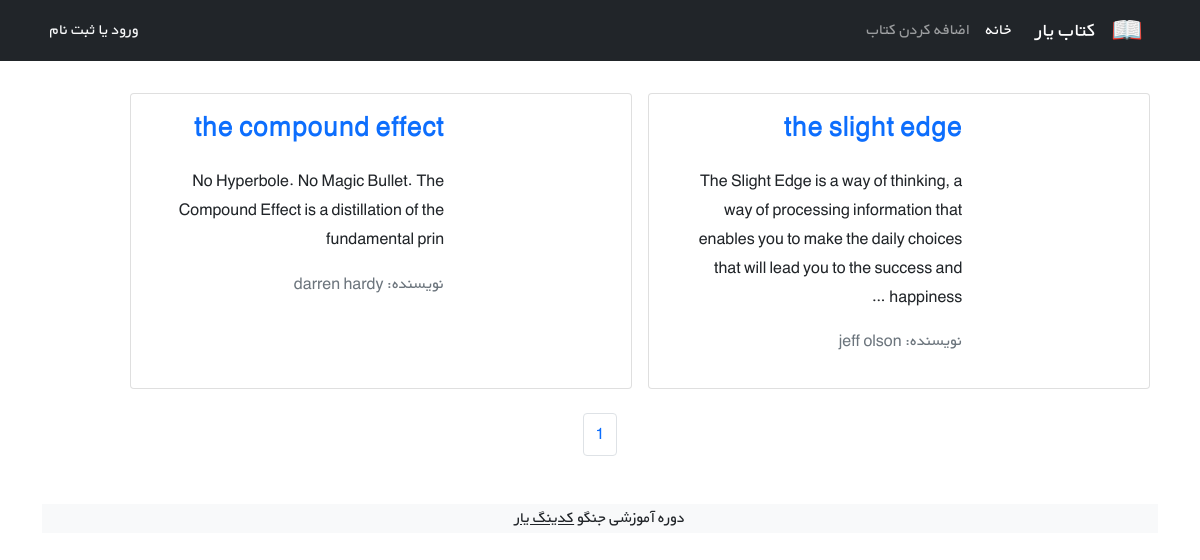
The page /books/ on the database as committed earlier.
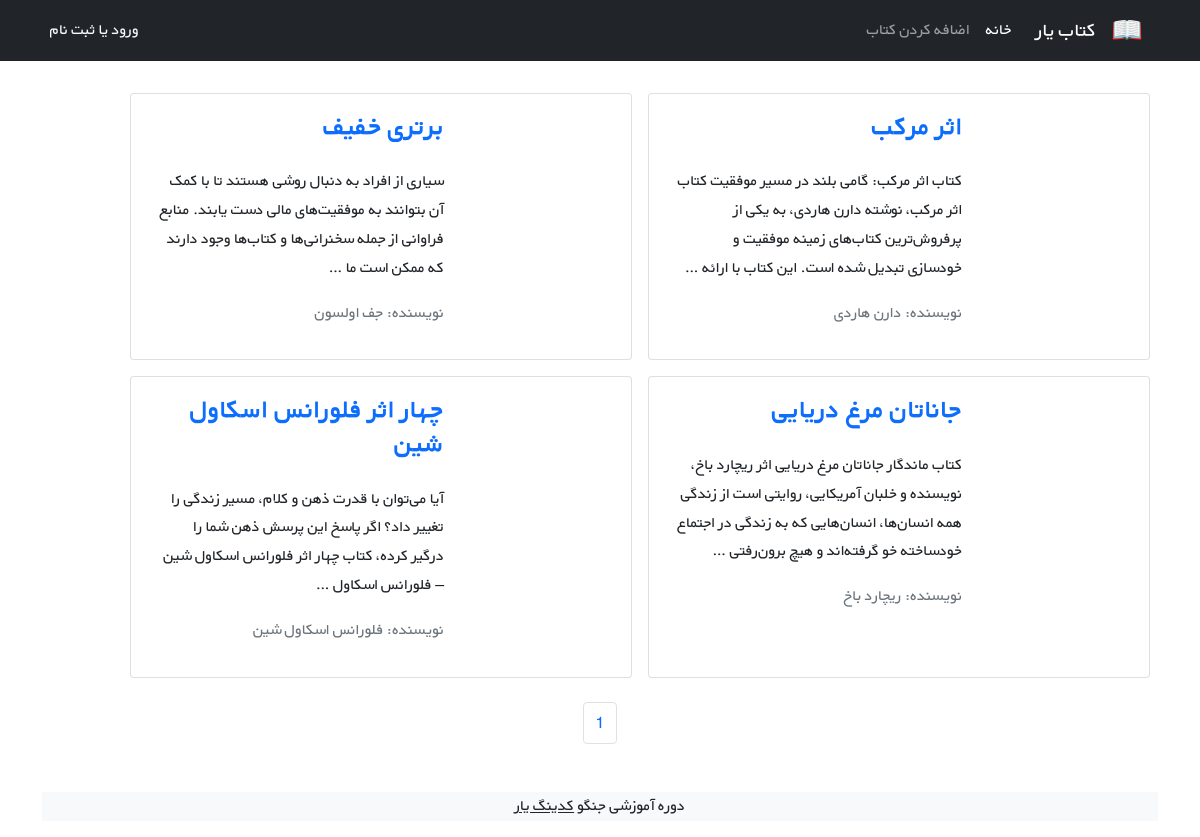
The same page on the database as committed later.
### books/models.py (models this page shows, shortened)
class Book(models.Model):
    title = models.CharField(max_length=200)
    author = models.CharField(max_length=200)
    description = models.TextField()
    price = models.DecimalField(max_digits=5, decimal_places=2)
    cover = models.ImageField(upload_to='covers/', blank=True)
    def get_absolute_url(self):
        return reverse("book_detail", args=[self.id])

### books/views.py (the view)
# urls.py: path('', views.BookListView.as_view(), name='book_list'),
class BookListView(generic.ListView):
    model = Book
    paginate_by = 6
    template_name = 'books/book_list.html'
    context_object_name = 'books'

### books/templates/books/book_list.html (shortened to what this page needs)
{% extends '_base.html' %}
{% block content %}
  <div class="container mt-4">
    <div class="row flex-row-reverse">
      {% for book in books %}
        <div class="card m-2" style="max-width: 45%">
          <div class="row g-0 h-100" dir="rtl">
            <div class="col-md-4">
            </div>
            <div class="col-md-8 h-100">
              <div class="d-flex flex-column justify-content-between h-100">
                <div class="card-body">
                  <a class="text-decoration-none" href="{{ book.get_absolute_url }}"><h3 class="card-title"><strong>{{ book.title }}</strong></h3></a>
                  <p class="card-text pt-3">{{ book.description|truncatewords:30 }}</p>
                  <p class="text-muted">نویسنده: {{ book.author }}</p>
                </div>
              </div>
            </div>
          </div>
        </div>
      {% endfor %}
    </div>
  </div>
  <nav aria-label="Page navigation">
    <ul class="pagination justify-content-center mt-3">
      <li class="page-item">
        <a class="page-link" href="#">{{ page_obj.number }}</a>
      </li>
    </ul>
  </nav>
  <footer class="bg-light text-center text-lg-start mt-5">
    <div class="text-center bg-grey">
      <p>
        دوره آموزشی جنگو <a class="text-dark" href="https://codingyar.com/" target="_blank">کدینگ یار</a>
      </p>
    </div>
  </footer>
{% endblock %}

### templates/_base.html (shortened to what this page needs)
{% load static %}
<!DOCTYPE html>
<html lang="en">
  <head>
    <link href="https://cdn.jsdelivr.net/npm/bootstrap@5.1.3/dist/css/bootstrap.min.css" rel="stylesheet" />
    <link rel="stylesheet" href="{% static 'css/style.css' %}"/>
  </head>
  <body>
    <nav class="navbar navbar-expand-lg navbar-dark bg-dark" dir="rtl">
      <div class="container">
        <a class="navbar-brand" href="#"><img src="{% static 'icons/book.png' %}" alt="" height="30" class="d-inline-block align-text-top" /></a>
        <a class="navbar-brand mx-3" href="#">کتاب یار</a>
        <div class="collapse navbar-collapse" id="navbarNavAltMarkup">
          <div class="navbar-nav">
            <a class="nav-link active" aria-current="page" href="{% url 'book_list' %}">خانه</a>
            <a class="nav-link" href="{% url 'book_create' %}">اضافه کردن کتاب</a>
          </div>
        </div>
        <div class="mx-2 text-white">
          {% if user.is_authenticated %}
            خوش آمدی {{ user.username }}
            <form action="{% url 'logout' %}" method="post">
              {% csrf_token %}
              <button class="btn btn-dark text-white" type="submit">خروج</button>
            </form>
            {% else %}
            <a class="link-light text-decoration-none" href="{% url 'login' %}">ورود</a>
            <span>
              یا
            </span>
            <a class="link-light text-decoration-none" href="{% url 'signup' %}">ثبت نام</a>
          {% endif %}
        </div>
      </div>
    </nav>
    <div class="container">
      {% block content %}
      {% endblock %}
    </div>
  </body>
</html>

### static/css/style.css (style rules this page uses)
* { font-family: 'BYekan', sans-serif; line-height: 1.8rem; }

Rows that differ between the two databases and show on the page:
removed Book: title "the slight edge", description "The Slight Edge is a way of thinking, a way of processing information that enables you to make the daily choices that will lead you to the success and happiness …", author "jeff olson"
removed Book: title "the compound effect", description "No Hyperbole. No Magic Bullet. The Compound Effect is a distillation of the fundamental prin", author "darren hardy"
added Book: title "اثر مرکب", description "کتاب اثر مرکب: گامی بلند در مسیر موفقیت کتاب اثر مرکب، نوشته‌ دارن هاردی، به یکی از پرفروش‌ترین کتاب‌های زمینه‌ موفقیت و خودسازی تبدیل شده است. این کتاب با ارائه‌ …", author "دارن هاردی"
added Book: title "برتری خفیف", description "سیاری از افراد به دنبال روشی هستند تا با کمک آن بتوانند به موفقیت‌های مالی دست یابند. منابع فراوانی از جمله سخنرانی‌ها و کتاب‌ها وجود دارند که ممکن است ما …", author "جف اولسون"
added Book: title "جاناتان مرغ دریایی", description "کتاب ماندگار جاناتان مرغ دریایی اثر ریچارد باخ، نویسنده و خلبان آمریکایی، روایتی است از زندگی همه انسان‌ها، انسان‌هایی که به زندگی در اجتماع خودساخته خو گرفته‌اند و هیچ برون‌رفتی …", author "ریچارد باخ"
added Book: title "چهار اثر فلورانس اسکاول شین", description "آیا می‌توان با قدرت ذهن و کلام، مسیر زندگی را تغییر داد؟ اگر پاسخ این پرسش ذهن شما را درگیر کرده، کتاب چهار اثر فلورانس اسکاول شین – فلورانس اسکاول …", author "فلورانس اسکاول شین"
